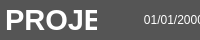
       <widget class="QFrame" name="top_bar_container">
        <property name="minimumSize">
         <size>
          <width>0</width>
          <height>40</height>
         </size>
        </property>
        <property name="maximumSize">
         <size>
          <width>16777215</width>
          <height>40</height>
         </size>
        </property>
        <property name="font">
         <font>
          <pointsize>16</pointsize>
         </font>
        </property>
        <property name="styleSheet">
         <string notr="true">background: rgb(85, 85, 85);</string>
        </property>
        <property name="frameShape">
         <enum>QFrame::NoFrame</enum>
        </property>
        <property name="frameShadow">
         <enum>QFrame::Plain</enum>
        </property>
        <property name="lineWidth">
         <number>0</number>
        </property>
        <layout class="QHBoxLayout" name="horizontalLayout_5">
         <property name="margin">
          <number>0</number>
         </property>
         <item>
          <widget class="QFrame" name="project_info_container">
           <property name="frameShape">
            <enum>QFrame::NoFrame</enum>
           </property>
           <property name="frameShadow">
            <enum>QFrame::Raised</enum>
           </property>
           <widget class="QLabel" name="lCompanyName">
            <property name="geometry">
             <rect>
              <x>590</x>
              <y>5</y>
              <width>271</width>
              <height>30</height>
             </rect>
            </property>
            <property name="font">
             <font>
              <family>Liberation Sans</family>
              <pointsize>22</pointsize>
              <weight>75</weight>
              <bold>true</bold>
             </font>
            </property>
            <property name="styleSheet">
             <string notr="true">background: transparent;
color: white;</string>
            </property>
            <property name="text">
             <string>N/A</string>
            </property>
           </widget>
           <widget class="QLabel" name="label_4">
            <property name="geometry">
             <rect>
              <x>420</x>
              <y>5</y>
              <width>171</width>
              <height>30</height>
             </rect>
            </property>
            <property name="font">
             <font>
              <family>Liberation Sans</family>
              <pointsize>22</pointsize>
              <weight>75</weight>
              <italic>false</italic>
              <bold>true</bold>
             </font>
            </property>
            <property name="styleSheet">
             <string notr="true">background: transparent;
color: white;</string>
            </property>
            <property name="text">
             <string>COMPANY :</string>
            </property>
           </widget>
           <widget class="QLabel" name="label_5">
            <property name="geometry">
             <rect>
              <x>5</x>
              <y>5</y>
              <width>161</width>
              <height>30</height>
             </rect>
            </property>
            <property name="font">
             <font>
              <family>Liberation Sans</family>
              <pointsize>22</pointsize>
              <weight>75</weight>
              <italic>false</italic>
              <bold>true</bold>
             </font>
            </property>
            <property name="styleSheet">
             <string notr="true">color: white;</string>
            </property>
            <property name="text">
             <string>PROJECT :</string>
            </property>
           </widget>
           <widget class="QLabel" name="lProjectName">
            <property name="geometry">
             <rect>
              <x>169</x>
              <y>5</y>
              <width>211</width>
              <height>30</height>
             </rect>
            </property>
            <property name="font">
             <font>
              <family>Liberation Sans</family>
              <pointsize>22</pointsize>
              <weight>75</weight>
              <bold>true</bold>
             </font>
            </property>
            <property name="styleSheet">
             <string notr="true">background: transparent;
color: white;</string>
            </property>
            <property name="text">
             <string>N/A</string>
            </property>
           </widget>
          </widget>
         </item>
         <item>
          <widget class="QFrame" name="time_container">
           <property name="maximumSize">
            <size>
             <width>210</width>
             <height>16777215</height>
            </size>
           </property>
           <property name="frameShape">
            <enum>QFrame::NoFrame</enum>
           </property>
           <property name="frameShadow">
            <enum>QFrame::Raised</enum>
           </property>
           <widget class="QLabel" name="lDate">
            <property name="geometry">
             <rect>
              <x>0</x>
              <y>10</y>
              <width>101</width>
              <height>20</height>
             </rect>
            </property>
            <property name="palette">
             <palette>
              <active>
               <colorrole role="WindowText">
                <brush brushstyle="SolidPattern">
                 <color alpha="255">
                  <red>255</red>
                  <green>255</green>
                  <blue>255</blue>
                 </color>
                </brush>
               </colorrole>
               <colorrole role="Button">
                <brush brushstyle="SolidPattern">
                 <color alpha="0">
                  <red>0</red>
                  <green>0</green>
                  <blue>0</blue>
                 </color>
                </brush>
               </colorrole>
               <colorrole role="Text">
                <brush brushstyle="SolidPattern">
                 <color alpha="255">
                  <red>255</red>
                  <green>255</green>
                  <blue>255</blue>
                 </color>
                </brush>
               </colorrole>
               <colorrole role="ButtonText">
                <brush brushstyle="SolidPattern">
                 <color alpha="255">
                  <red>255</red>
                  <green>255</green>
                  <blue>255</blue>
                 </color>
                </brush>
               </colorrole>
               <colorrole role="Base">
                <brush brushstyle="SolidPattern">
                 <color alpha="0">
                  <red>0</red>
                  <green>0</green>
                  <blue>0</blue>
                 </color>
                </brush>
               </colorrole>
               <colorrole role="Window">
                <brush brushstyle="SolidPattern">
                 <color alpha="0">
                  <red>0</red>
                  <green>0</green>
                  <blue>0</blue>
                 </color>
                </brush>
               </colorrole>
              </active>
              <inactive>
               <colorrole role="WindowText">
                <brush brushstyle="SolidPattern">
                 <color alpha="255">
                  <red>255</red>
                  <green>255</green>
                  <blue>255</blue>
                 </color>
                </brush>
               </colorrole>
               <colorrole role="Button">
                <brush brushstyle="SolidPattern">
                 <color alpha="0">
                  <red>0</red>
                  <green>0</green>
                  <blue>0</blue>
                 </color>
                </brush>
               </colorrole>
               <colorrole role="Text">
                <brush brushstyle="SolidPattern">
                 <color alpha="255">
                  <red>255</red>
                  <green>255</green>
                  <blue>255</blue>
                 </color>
                </brush>
               </colorrole>
               <colorrole role="ButtonText">
                <brush brushstyle="SolidPattern">
                 <color alpha="255">
                  <red>255</red>
                  <green>255</green>
                  <blue>255</blue>
                 </color>
                </brush>
               </colorrole>
               <colorrole role="Base">
                <brush brushstyle="SolidPattern">
                 <color alpha="0">
                  <red>0</red>
                  <green>0</green>
                  <blue>0</blue>
                 </color>
                </brush>
               </colorrole>
               <colorrole role="Window">
                <brush brushstyle="SolidPattern">
                 <color alpha="0">
                  <red>0</red>
                  <green>0</green>
                  <blue>0</blue>
                 </color>
                </brush>
               </colorrole>
              </inactive>
              <disabled>
               <colorrole role="WindowText">
                <brush brushstyle="SolidPattern">
                 <color alpha="255">
                  <red>255</red>
                  <green>255</green>
                  <blue>255</blue>
                 </color>
                </brush>
               </colorrole>
               <colorrole role="Button">
                <brush brushstyle="SolidPattern">
                 <color alpha="0">
                  <red>0</red>
                  <green>0</green>
                  <blue>0</blue>
                 </color>
                </brush>
               </colorrole>
               <colorrole role="Text">
                <brush brushstyle="SolidPattern">
                 <color alpha="255">
                  <red>255</red>
                  <green>255</green>
                  <blue>255</blue>
                 </color>
                </brush>
               </colorrole>
               <colorrole role="ButtonText">
                <brush brushstyle="SolidPattern">
                 <color alpha="255">
                  <red>255</red>
                  <green>255</green>
                  <blue>255</blue>
                 </color>
                </brush>
               </colorrole>
               <colorrole role="Base">
                <brush brushstyle="SolidPattern">
                 <color alpha="0">
                  <red>0</red>
                  <green>0</green>
                  <blue>0</blue>
                 </color>
                </brush>
               </colorrole>
               <colorrole role="Window">
                <brush brushstyle="SolidPattern">
                 <color alpha="0">
                  <red>0</red>
                  <green>0</green>
                  <blue>0</blue>
                 </color>
                </brush>
               </colorrole>
              </disabled>
             </palette>
            </property>
            <property name="font">
             <font>
              <weight>50</weight>
              <bold>false</bold>
             </font>
            </property>
            <property name="styleSheet">
             <string notr="true">background: transparent;
color: white;</string>
            </property>
            <property name="text">
             <string>01/01/2000</string>
            </property>
            <property name="alignment">
             <set>Qt::AlignRight|Qt::AlignTrailing|Qt::AlignVCenter</set>
            </property>
           </widget>
           <widget class="QLabel" name="timeLabel">
            <property name="geometry">
             <rect>
              <x>110</x>
              <y>10</y>
              <width>91</width>
              <height>20</height>
             </rect>
            </property>
            <property name="styleSheet">
             <string notr="true">background: transparent;
color: white</string>
            </property>
            <property name="text">
             <string>01:00:00</string>
            </property>
            <property name="alignment">
             <set>Qt::AlignRight|Qt::AlignTrailing|Qt::AlignVCenter</set>
            </property>
           </widget>
          </widget>
         </item>
        </layout>
       </widget>
